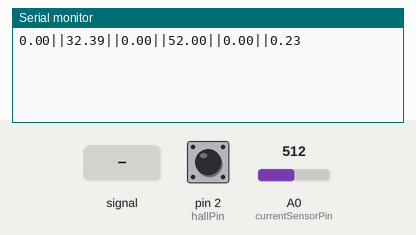
This sketch was run on a simulated Arduino Uno, built with avr-gcc and run on an emulated ATmega328P. On the bench: the last lines printed to the serial monitor. The inputs (shaded band) are chosen by the test bench; at power-on: A0 (currentSensorPin) = 512, pin 2 (hallPin) HIGH.

Above: at 1.2 s.
1.3 s: A0 (currentSensorPin) fed a 200 Hz sine of ±81 counts around its level
At 2.6 s:
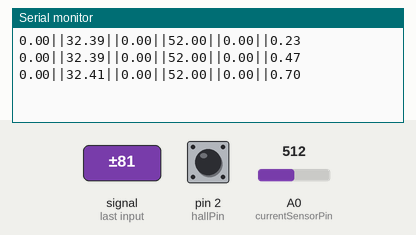
2.8 s: A0 (currentSensorPin) set to 716
At 3.6 s:
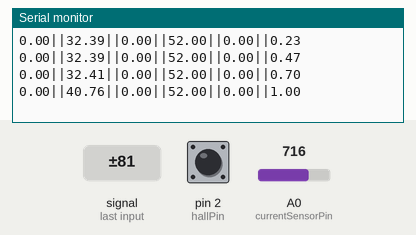
4.3 s: pin 2 (hallPin) pulled LOW for 0.15 s
At 5.1 s:
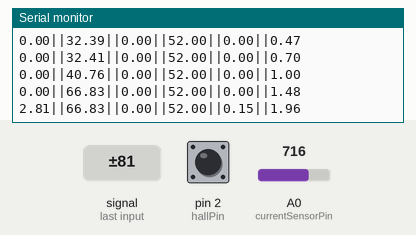
5.9 s: pin 2 (hallPin) pulled LOW for 1 s
At 7.5 s:
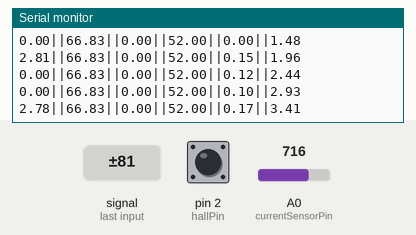
8.4 s: A0 (currentSensorPin) set to 900
At 9.3 s:
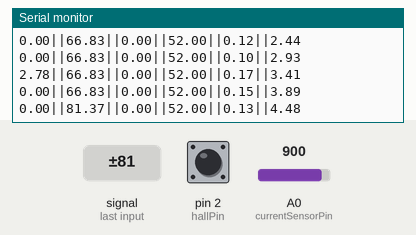
Timing chart, 0 to 11.4 s (numbered marks = the images above; inputs shaded):
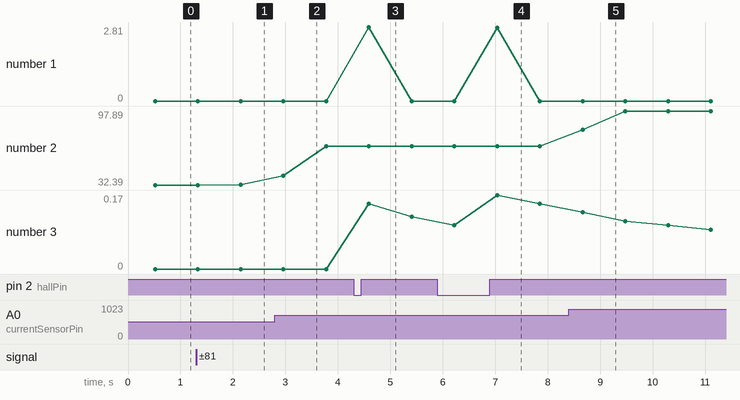

The sketch:

DATA_taking4.ino
```cpp
#include <SoftwareSerial.h>

SoftwareSerial mySerial(4,5); // RX, TX

const int hallPin = 2;
const int currentSensorPin = A0;
volatile int count = 0;
unsigned long CT1,PT1 ,PT2;
float speed=0;
float distance=0.000;
float current =0.00;
float voltage =52;
float efficiency =0.00;
float energy =0.00;

void hallInterrupt() {
    CT1=millis();
    if((CT1-PT1)>16)
    {
    speed=(0.2932/(CT1-PT1))*1000;
    count++;
    }
    PT1=CT1;
}


void setup() {
  // Open serial communications and wait for port to open:
  Serial.begin(9600);
  while (!Serial) {
    ; // wait for serial port to connect. Needed for native USB port only
  }

  // set the data rate for the SoftwareSerial port
   mySerial.begin(9600);
   pinMode(hallPin, INPUT_PULLUP);
   attachInterrupt(digitalPinToInterrupt(hallPin), hallInterrupt, RISING);
}

void loop() { // run over and over

  PT1=millis();
  PT2=PT1;
  float currentSum = 0.0;

  for (int j = 0; j < 2000; j++) {
    float analog_value = analogRead(currentSensorPin);
    float current = (analog_value - 320.099) * 0.1688;
    currentSum += current;
    delayMicroseconds(100);
  }
   current = currentSum / 2000.0;

   energy += voltage*current*0.5/3600;

   if(PT1 == PT2)
   {
    speed=0;
   }
    distance=count * 0.293;

    if(energy >0)
    {
      efficiency=distance/energy;
    }
    else
      efficiency =0.00;

    mySerial.println("||"+String(speed*3.6)+"||"+String(current)+"||"+String(distance*0.001 ,2)+"||"+String(voltage)+"||" + String(efficiency)+"||"+String(energy)+"||");
    Serial.println(String(speed*3.6)+"||"+String(current)+"||"+String(distance*0.001 ,2)+"||"+String(voltage)+"||" + String(efficiency)+"||"+String(energy));

    delay(300);

}


/*
#include <SoftwareSerial.h>

SoftwareSerial mySerial(3,2); // RX, TX


void setup() {
  // Open serial communications and wait for port to open:
  Serial.begin(9600);
  while (!Serial) {
    ; // wait for serial port to connect. Needed for native USB port only
  }

  // set the data rate for the SoftwareSerial port
   mySerial.begin(9600);
   pinMode(hallPin, INPUT_PULLUP);
   attachInterrupt(digitalPinToInterrupt(hallPin), hallInterrupt, RISING);

}

void loop() { // run over and over

    for(int i=0;i<10;i++){
    mySerial.println(String(i)+"||"+String(i+1)+"||"+String(i+2)+"||");
    Serial.println(String(i)+","+String(i+1)+","+String(i+2));

    delay(500);
    }
}
*/
```

Measured:
- after the input at 1.3 s, the serial monitor: prints a new line after 0.84 s (image 1)
- after the input at 2.8 s, the serial monitor: prints a new line after 0.16 s (image 2)
- after the input at 4.3 s, the serial monitor: prints a new line after 0.29 s (image 3)
- after the input at 5.9 s, the serial monitor: prints a new line after 1.1 s (image 4)
- after the input at 8.4 s, the serial monitor: prints a new line after 0.27 s (image 5)
- plotted number 2: 32.39 → 32.41 after the input at 1.3 s, 32.41 → 66.83 after the input at 2.8 s, 66.83 → 97.89 after the input at 8.4 s
- plotted number 3: 0 → 0.12 after the input at 4.3 s, 0.15 → 0.07 after the input at 8.4 s
